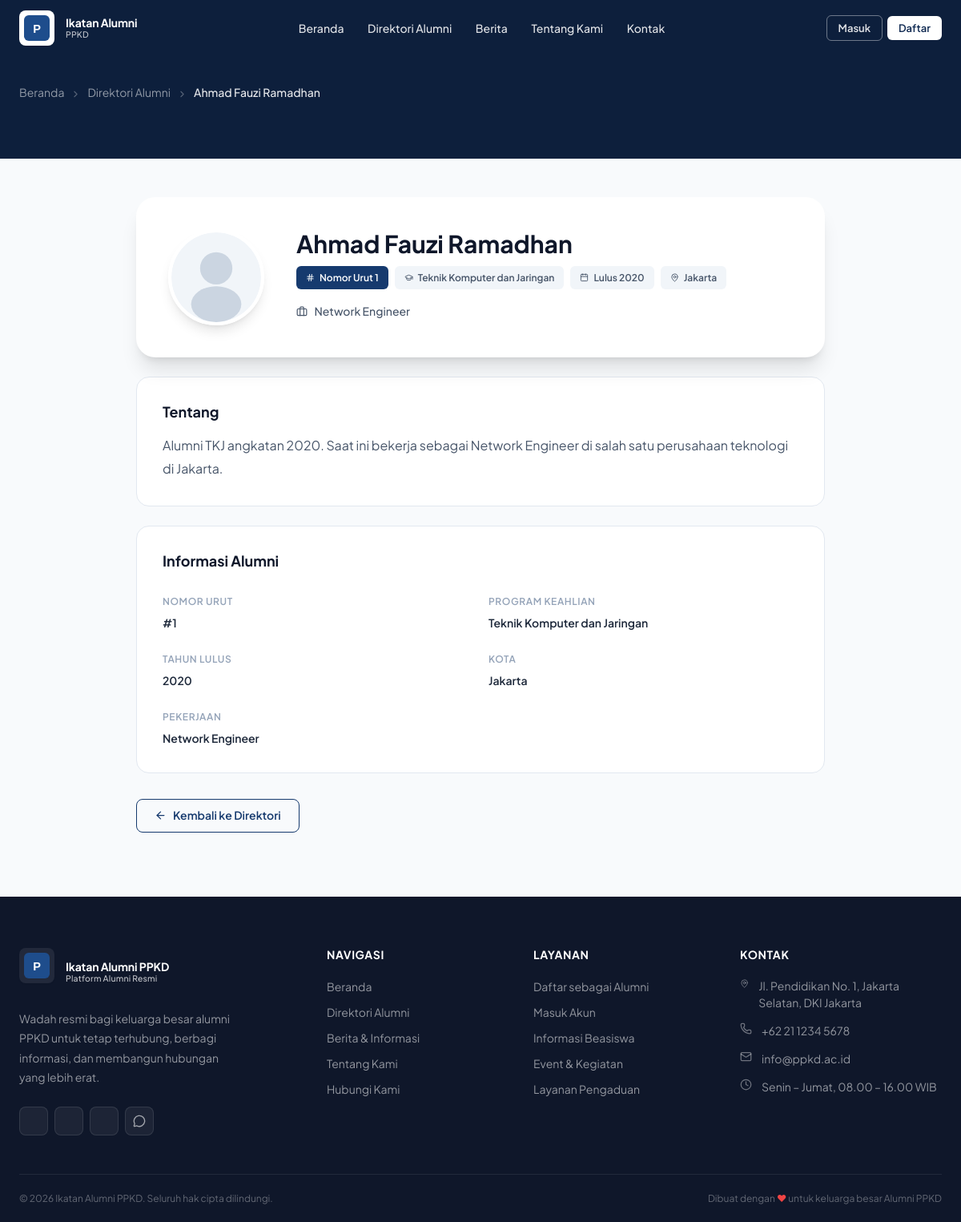
Screenshot of /alumni-detail.php?id=1 with the database file from the repository.
### tables this page shows
CREATE TABLE `alumni` (
  `id`            INT UNSIGNED    NOT NULL AUTO_INCREMENT,
  `user_id`       INT UNSIGNED    DEFAULT NULL,
  `nomor_urut`    INT UNSIGNED    NOT NULL,
  `nama_lengkap`  VARCHAR(200)    NOT NULL,
  `jurusan_id`    INT UNSIGNED    NOT NULL,
  `tahun_lulus`   YEAR(4)         NOT NULL,
  `foto`          VARCHAR(255)    DEFAULT NULL,
  `deskripsi`     TEXT            DEFAULT NULL,
  `kota`          VARCHAR(100)    DEFAULT NULL,
  `pekerjaan`     VARCHAR(200)    DEFAULT NULL,
  `is_published`  TINYINT(1)      NOT NULL DEFAULT 1,
  `created_at`    DATETIME        NOT NULL DEFAULT CURRENT_TIMESTAMP,
  `updated_at`    DATETIME        NOT NULL DEFAULT CURRENT_TIMESTAMP ON UPDATE CURRENT_TIMESTAMP,
  PRIMARY KEY (`id`),
  UNIQUE KEY `uq_nomor_urut` (`nomor_urut`),
  KEY `idx_jurusan` (`jurusan_id`),
  KEY `idx_tahun` (`tahun_lulus`),
  KEY `idx_nama` (`nama_lengkap`),
  CONSTRAINT `fk_alumni_jurusan` FOREIGN KEY (`jurusan_id`) REFERENCES `jurusan` (`id`)
);

CREATE TABLE `jurusan` (
  `id`            INT UNSIGNED    NOT NULL AUTO_INCREMENT,
  `nama_jurusan`  VARCHAR(150)    NOT NULL,
  `kode`          VARCHAR(20)     NOT NULL,
  `created_at`    DATETIME        NOT NULL DEFAULT CURRENT_TIMESTAMP,
  PRIMARY KEY (`id`),
  UNIQUE KEY `uq_kode` (`kode`)
);

### includes/functions.php (called while the page is built, shortened)
<?php
function e(string $str): string {
    return htmlspecialchars($str, ENT_QUOTES | ENT_HTML5, 'UTF-8');
}
function alumniPhoto(string $foto = null, string $nama = ''): string {
    return SITE_URL . '/assets/img/avatar-placeholder.svg';
}

### alumni-detail.php (the view, shortened to what this page needs)
<?php
require_once __DIR__ . '/includes/functions.php';
$id = (int) ($_GET['id'] ?? 0);
$db = getDB();
$stmt = $db->prepare(
    'SELECT a.*, j.nama_jurusan, j.kode
     FROM alumni a
     JOIN jurusan j ON a.jurusan_id = j.id
     WHERE a.id = ? AND a.is_published = 1'
);
$stmt->execute([$id]);
$alumni = $stmt->fetch();
require_once __DIR__ . '/includes/header.php';
?>
<div class="alumni-detail-header" id="alumniDetailHeader">
  <div class="container">
    <nav class="breadcrumb-nav" aria-label="Breadcrumb">
      <a href="<?= SITE_URL ?>">Beranda</a>
      <span class="sep"><i data-lucide="chevron-right" style="width:13px;height:13px"></i></span>
      <a href="<?= SITE_URL ?>/alumni.php">Direktori Alumni</a>
      <span class="sep"><i data-lucide="chevron-right" style="width:13px;height:13px"></i></span>
      <span class="current"><?= e($alumni['nama_lengkap']) ?></span>
    </nav>
  </div>
</div>
<section class="section bg-gray" aria-label="Profil alumni">
  <div class="container">
    <div style="max-width:860px;margin:0 auto;">
      <div class="alumni-detail-card" id="alumniDetailCard">
        <img src="<?= alumniPhoto($alumni['foto'], $alumni['nama_lengkap']) ?>"
             alt="Foto profil <?= e($alumni['nama_lengkap']) ?>"
             class="alumni-detail-avatar"
             onerror="this.src='<?= SITE_URL ?>/assets/img/avatar-placeholder.svg'">
        <div class="alumni-detail-info" style="flex:1;">
          <h1 id="alumniDetailName"><?= e($alumni['nama_lengkap']) ?></h1>
          <div class="alumni-detail-tags">
            <span class="tag tag-navy">
              <i data-lucide="hash" style="width:11px;height:11px"></i>
              Nomor Urut <?= e($alumni['nomor_urut']) ?>
            </span>
            <span class="tag tag-gray">
              <i data-lucide="graduation-cap" style="width:11px;height:11px"></i>
              <?= e($alumni['nama_jurusan']) ?>
            </span>
            <span class="tag tag-gray">
              <i data-lucide="calendar" style="width:11px;height:11px"></i>
              Lulus <?= e($alumni['tahun_lulus']) ?>
            </span>
            <?php if ($alumni['kota']): ?>
            <span class="tag tag-gray">
              <i data-lucide="map-pin" style="width:11px;height:11px"></i>
              <?= e($alumni['kota']) ?>
            </span>
            <?php endif; ?>
          </div>
          <?php if ($alumni['pekerjaan']): ?>
          <p style="font-size:var(--text-sm);color:var(--gray-600);margin:0;font-weight:500;">
            <i data-lucide="briefcase" style="width:14px;height:14px;margin-right:0.375rem;vertical-align:-2px"></i>
            <?= e($alumni['pekerjaan']) ?>
          </p>
          <?php endif; ?>
        </div>
      </div>
      <?php if ($alumni['deskripsi']): ?>
      <div style="background:var(--white);border:1px solid var(--gray-200);border-radius:var(--radius-lg);padding:2rem;margin-top:1.5rem;">
        <h2 style="font-size:var(--text-lg);margin-bottom:1rem;">Tentang</h2>
        <p style="font-size:var(--text-base);color:var(--gray-600);line-height:1.8;margin:0;">
          <?= nl2br(e($alumni['deskripsi'])) ?>
        </p>
      </div>
      <?php endif; ?>
      <div style="background:var(--white);border:1px solid var(--gray-200);border-radius:var(--radius-lg);padding:2rem;margin-top:1.5rem;">
        <h2 style="font-size:var(--text-lg);margin-bottom:1.5rem;">Informasi Alumni</h2>
        <div style="display:grid;grid-template-columns:1fr 1fr;gap:1.25rem;">
          <div>
            <span style="font-size:var(--text-xs);font-weight:600;text-transform:uppercase;letter-spacing:0.05em;color:var(--gray-400);">Nomor Urut</span>
            <p style="font-size:var(--text-sm);font-weight:600;color:var(--gray-800);margin:0.25rem 0 0;">#<?= e($alumni['nomor_urut']) ?></p>
          </div>
          <div>
            <span style="font-size:var(--text-xs);font-weight:600;text-transform:uppercase;letter-spacing:0.05em;color:var(--gray-400);">Program Keahlian</span>
            <p style="font-size:var(--text-sm);font-weight:600;color:var(--gray-800);margin:0.25rem 0 0;"><?= e($alumni['nama_jurusan']) ?></p>
          </div>
          <div>
            <span style="font-size:var(--text-xs);font-weight:600;text-transform:uppercase;letter-spacing:0.05em;color:var(--gray-400);">Tahun Lulus</span>
            <p style="font-size:var(--text-sm);font-weight:600;color:var(--gray-800);margin:0.25rem 0 0;"><?= e($alumni['tahun_lulus']) ?></p>
          </div>
          <?php if ($alumni['kota']): ?>
          <div>
            <span style="font-size:var(--text-xs);font-weight:600;text-transform:uppercase;letter-spacing:0.05em;color:var(--gray-400);">Kota</span>
            <p style="font-size:var(--text-sm);font-weight:600;color:var(--gray-800);margin:0.25rem 0 0;"><?= e($alumni['kota']) ?></p>
          </div>
          <?php endif; ?>
          <?php if ($alumni['pekerjaan']): ?>
          <div>
            <span style="font-size:var(--text-xs);font-weight:600;text-transform:uppercase;letter-spacing:0.05em;color:var(--gray-400);">Pekerjaan</span>
            <p style="font-size:var(--text-sm);font-weight:600;color:var(--gray-800);margin:0.25rem 0 0;"><?= e($alumni['pekerjaan']) ?></p>
          </div>
          <?php endif; ?>
        </div>
      </div>
      <div style="margin-top:2rem;">
        <a href="<?= SITE_URL ?>/alumni.php" class="btn btn-outline" id="btnBackToDirectory">
          <i data-lucide="arrow-left" style="width:15px;height:15px"></i>
          Kembali ke Direktori
        </a>
      </div>
    </div>
  </div>
</section>
<?php require_once __DIR__ . '/includes/footer.php'; ?>

### assets/css/main.css (style rules this page uses)
:root { --navy-900: #070f1f; --navy-800: #0d1f3c; --navy-700: #102a52; --navy-600: #163a6e; --navy-500: #1e4d8c; --navy-400: #2563b0; --accent: #1d4ed8; --accent-h: #1e40af; --accent-l: #3b82f6; --accent-xs: #dbeafe; --white: #ffffff; --gray-50: #f8fafc; --gray-100: #f1f5f9; --gray-150: #edf1f7; --gray-200: #e2e8f0; --gray-300: #cbd5e1; --gray-400: #94a3b8; --gray-500: #64748b; --gray-600: #475569; --gray-700: #334155; --gray-800: #1e293b; --gray-900: #0f172a; --success: #059669; --warning: #d97706; --danger: #dc2626; --font-sans: 'Plus Jakarta Sans', -apple-system, BlinkMacSystemFont, 'Segoe UI', sans-serif; --font-mono: 'Courier New', monospace; --text-xs: 0.75rem; --text-sm: 0.875rem; --text-base: 1rem; --text-lg: 1.125rem; --text-xl: 1.25rem; --text-2xl: 1.5rem; --text-3xl: 1.875rem; --text-4xl: 2.25rem; --text-5xl: 3rem; --text-6xl: 3.75rem; --section-py: 5rem; --container-max: 1200px; --radius-sm: 0.375rem; --radius: 0.5rem; --radius-md: 0.75rem; --radius-lg: 1rem; --radius-xl: 1.5rem; --shadow-sm: 0 1px 2px 0 rgb(0 0 0 / 0.05); --shadow: 0 1px 3px 0 rgb(0 0 0 / 0.1), 0 1px 2px -1px rgb(0 0 0 / 0.1); --shadow-md: 0 4px 6px -1px rgb(0 0 0 / 0.1), 0 2px 4px -2px rgb(0 0 0 / 0.1); --shadow-lg: 0 10px 15px -3px rgb(0 0 0 / 0.1), 0 4px 6px -4px rgb(0 0 0 / 0.1); --shadow-xl: 0 20px 25px -5px rgb(0 0 0 / 0.1), 0 8px 10px -6px rgb(0 0 0 / 0.1); --transition: 200ms ease; --transition-md: 300ms ease; }
*, *::before, *::after { box-sizing: border-box; }
html { scroll-behavior: smooth; -webkit-text-size-adjust: 100%; }
body { font-family: var(--font-sans); font-size: var(--text-base); line-height: 1.6; color: var(--gray-800); background-color: var(--white); margin: 0; padding: 0; -webkit-font-smoothing: antialiased; -moz-osx-font-smoothing: grayscale; }
img { max-width: 100%; height: auto; display: block; }
a { color: inherit; text-decoration: none; }
h1, h2, h3, h4, h5, h6 { line-height: 1.25; font-weight: 700; color: var(--gray-900); margin-top: 0; }
.section { padding: var(--section-py) 0; }
.container { max-width: var(--container-max); margin-inline: auto; padding-inline: 1.5rem; }
.btn { display: inline-flex; align-items: center; gap: 0.5rem; padding: 0.625rem 1.375rem; border-radius: var(--radius); font-family: var(--font-sans); font-size: var(--text-sm); font-weight: 600; line-height: 1.4; border: 1.5px solid transparent; cursor: pointer; transition: all var(--transition); white-space: nowrap; text-decoration: none; }
.btn-outline { background: transparent; color: var(--navy-600); border-color: var(--navy-600); }
.breadcrumb-nav { display: flex; align-items: center; gap: 0.5rem; margin-bottom: 1.5rem; font-size: var(--text-sm); }
.breadcrumb-nav a { color: rgba(255,255,255,0.55); transition: color var(--transition); }
.breadcrumb-nav .sep { color: rgba(255,255,255,0.3); }
.breadcrumb-nav .current { color: rgba(255,255,255,0.9); font-weight: 500; }
.alumni-detail-header { background: var(--navy-800); padding: 6.5rem 0 3rem; }
.alumni-detail-card { background: var(--white); border-radius: var(--radius-xl); padding: 2.5rem; box-shadow: var(--shadow-xl); display: flex; align-items: flex-start; gap: 2.5rem; margin-top: -2rem; position: relative; z-index: 10; }
.alumni-detail-avatar { width: 120px; height: 120px; border-radius: 50%; object-fit: cover; border: 4px solid var(--white); box-shadow: var(--shadow-lg); flex-shrink: 0; }
.alumni-detail-info h1 { font-size: var(--text-3xl); margin-bottom: 0.5rem; }
.alumni-detail-tags { display: flex; gap: 0.5rem; flex-wrap: wrap; margin-bottom: 1rem; }
.tag { display: inline-flex; align-items: center; gap: 0.375rem; padding: 0.3rem 0.75rem; border-radius: var(--radius-sm); font-size: var(--text-xs); font-weight: 600; }
.tag-navy { background: var(--navy-600); color: var(--white); }
.tag-gray { background: var(--gray-100); color: var(--gray-600); }
.bg-gray { background: var(--gray-50); }

### rows the page displays
alumni: nama_lengkap "Ahmad Fauzi Ramadhan", nomor_urut "1", jurusan.nama_jurusan "Teknik Komputer dan Jaringan", tahun_lulus "2020", kota "Jakarta", pekerjaan "Network Engineer", deskripsi "Alumni TKJ angkatan 2020. Saat ini bekerja sebagai Network Engineer di salah satu perusahaan teknologi di Jakarta."

### other values shown
SITE_NAME "Ikatan Alumni PPKD"
SITE_ADDRESS "Jl. Pendidikan No. 1, Jakarta Selatan, DKI Jakarta"
SITE_PHONE "+62 21 1234 5678"
SITE_EMAIL "info@ppkd.ac.id"
